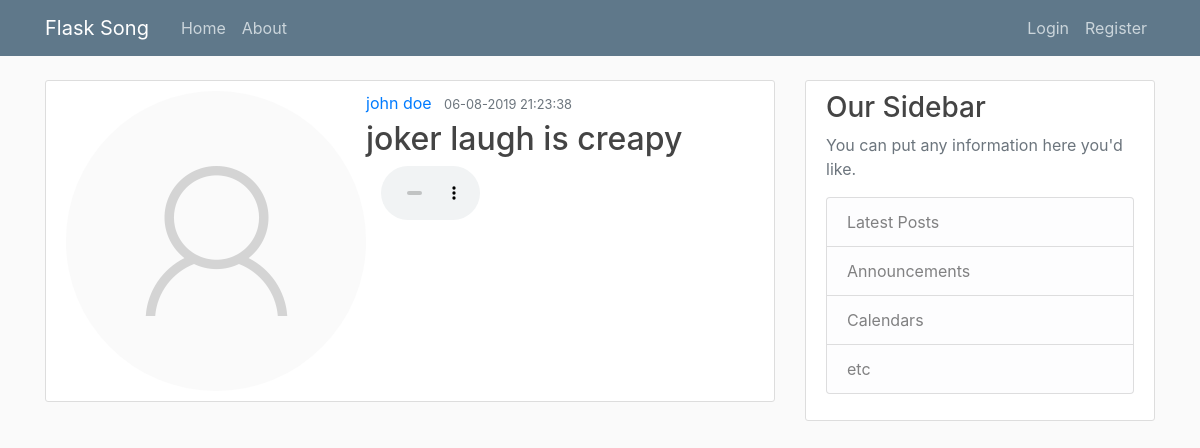
Screenshot of /post/2 with the database file from the repository.
### flasksong/models.py (models this page shows, shortened)
class User(db.Model, UserMixin):
    id = db.Column(db.Integer, primary_key=True)
    username = db.Column(db.String(20), unique=True, nullable=False)
    email = db.Column(db.String(120), unique=True, nullable=False)
    image_file = db.Column(db.String(20), nullable=False, default='default.png')
    password = db.Column(db.String(60), nullable=False)
    posts = db.relationship('Post', backref='author', lazy=True)
    comments_on_post_user = db.relationship('Comments_on_post', backref='author', lazy=True)
    followers_following = db.relationship('Followers_following', backref='author', lazy=True)

class Post(db.Model):
	id = db.Column(db.Integer, primary_key=True)
	title = db.Column(db.String(100), nullable=False)
	date_posted = db.Column(db.DateTime, nullable=False, default=datetime.now)
	song_file = db.Column(db.String(20), nullable=False)
	likes = db.Column(db.Integer, nullable=False, default=0)
	user_id = db.Column(db.Integer, db.ForeignKey('user.id'), nullable=False)
	comments_on_post = db.relationship('Comments_on_post', backref='author2', lazy=True)

### flasksong/routes.py (the view)
@app.route("/post/<int:post_id>")
def post(post_id):
	post = Post.query.get_or_404(post_id)
	return render_template('post.html', title=post.title, post=post)

### flasksong/templates/post.html (shortened to what this page needs)
{% extends "layout.html" %}
{% block content %}
	<article class="media content-section">
	 <img class="rounded-circle article-image" src="{{ url_for('static', filename='profile_pics/' + post.author.image_file) }}">
	  <div class="media-body">
	    <div class="article-metadata">
	      <a class="mr-2" href="{{ url_for('user_posts', username=post.author.username) }}">{{ post.author.username }}</a>
	      <small class="text-muted">{{ post.date_posted.strftime('%d-%m-%Y %X') }}</small>
	    </div>
	    <h2 class="article-title"> {{ post.title }}</h2>
		<div class="col-sm-4 col-sm-offset-4">
		      <audio controls style="width: 100%;">
			<source src="{{ url_for('static', filename='user_songs/' + post.song_file) }}">
		      </audio>
		    </div>
	  </div>
	</article>
{% endblock content %}

### flasksong/static/main.css (style rules this page uses)
body { background: #fafafa; color: #333333; margin-top: 5rem; }
h1, h2, h3, h4, h5, h6 { color: #444444; }
.content-section { background: #ffffff; padding: 10px 20px; border: 1px solid #dddddd; border-radius: 3px; margin-bottom: 20px; }
.article-title { color: #444444; }
.article-metadata { padding-bottom: 1px; margin-bottom: 4px; border-bottom: 1px solid #e3e3e3 border-radius: 50%; }

### rows the page displays
User: image_file (placeholder picture), author.username "john doe"
Post: date_posted "06-08-2019 21:23:38", title "joker laugh is creapy"
